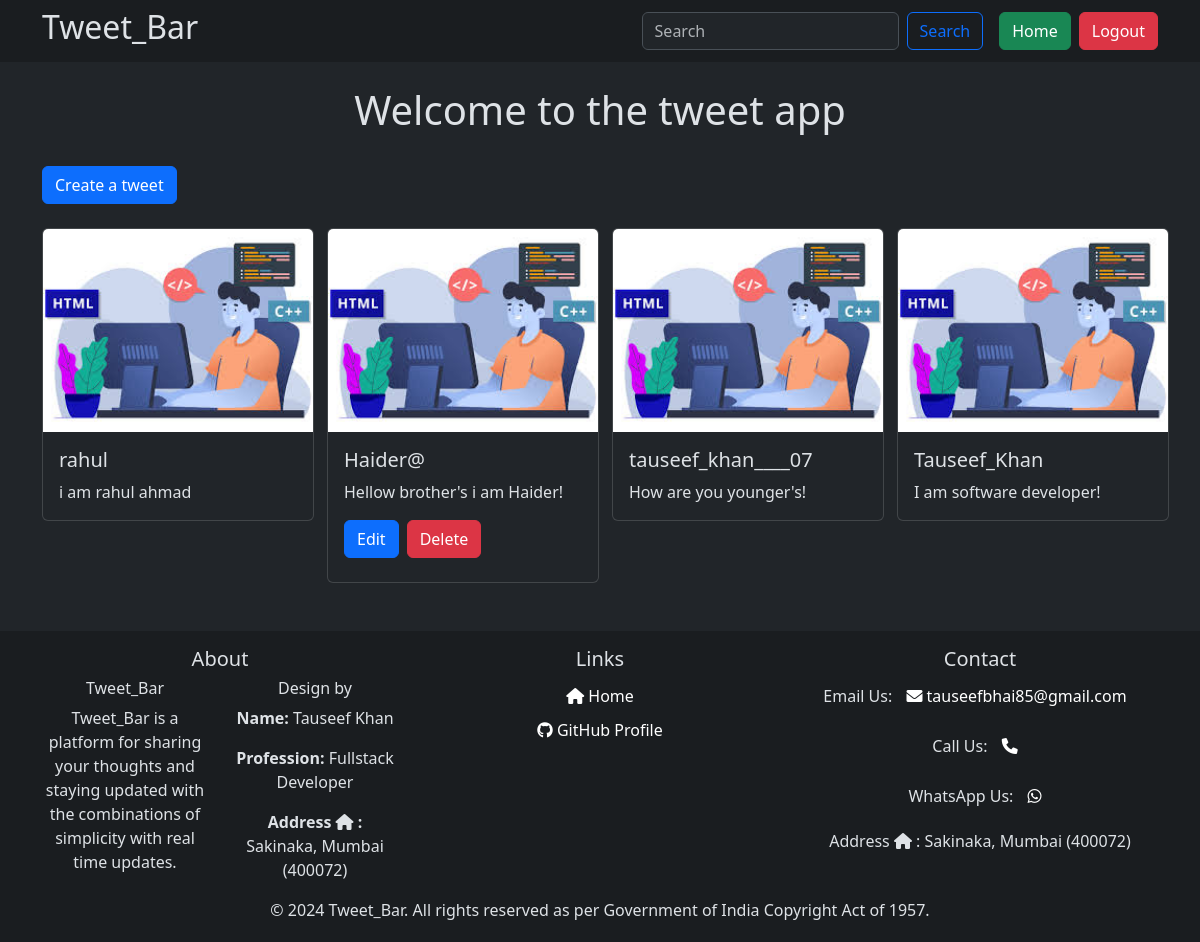
The page /TweetApp/ (signed in) on the database its author committed.
### TweetApp/models.py (models this page shows, shortened)
class Tweet(models.Model):
    user=models.ForeignKey(User ,on_delete=models.CASCADE)
    text=models.TextField(max_length=100)
    photo=models.ImageField(upload_to='photo/',blank=True, null=True)
    created_at=models.DateTimeField(auto_now_add=True)
    update_at=models.DateTimeField(auto_now=True)

### TweetApp/views.py (the view)
# urls.py: path('', views.tweet_list, name="tweet_list"),
def tweet_list(request):
    tweets=Tweet.objects.all().order_by('created_at')
    return render(request,'tweet_list.html',{'tweets':tweets})

### templates/tweet_list.html (shortened to what this page needs)
{% extends 'layout.html' %}
{% block content %}
<h1 class="text-center mt-4">Welcome to the tweet app</h1>
<div class="container">
    <a class="btn btn-primary my-4 mt-4" href="{% url 'tweet_create' %}">Create a tweet</a>
</div>
<div class="container">
  <div class="row row-cols-1 row-cols-md-4 mb-4 gap">
    {% for tweet in tweets %}
      <div class="col-12 col-sm-10 col-md-6 mb-4 col-lg-3">
        <div class="card" style="width: 17rem;">
          <img src="{{ tweet.photo.url }}" class="card-img-top img-thumbnail-200 tweet-image" alt="Tweet Image">
          <div class="card-body">
            <h5 class="card-title">{{ tweet.user.username }}</h5>
            <p class="card-text">{{ tweet.text }}</p>
            {% if tweet.user == user %}
            <div class="d-flex mb-2">
              <a href="{% url 'tweet_edit' tweet.id %}" class="btn btn-primary me-2">Edit</a>
              <a href="{% url 'tweet_delete' tweet.id %}" class="btn btn-danger">Delete</a>
            </div>
            {% endif %}
          </div>
        </div>
      </div>
    {% endfor %}
  </div>
</div>
{% endblock %}

### templates/layout.html (style rules this page uses)
html, body { height: 100%; margin: 0; }
body { display: flex; flex-direction: column; }
a { color: white; text-decoration: none; font-weight: 500; transition: all 0.3s ease; padding: 5px 10px; border-radius: 4px; display: inline-block; }

### rows shown on the page
Tweet: photo (picture), user.username "rahul", text "i am rahul ahmad"
Tweet: photo (picture), user.username "Haider@", text "Hellow brother's i am Haider!", shows "Edit"
Tweet: photo (picture), user.username "tauseef_khan____07", text "How are you younger's!"
Tweet: photo (picture), user.username "Tauseef_Khan", text "I am software developer!"
